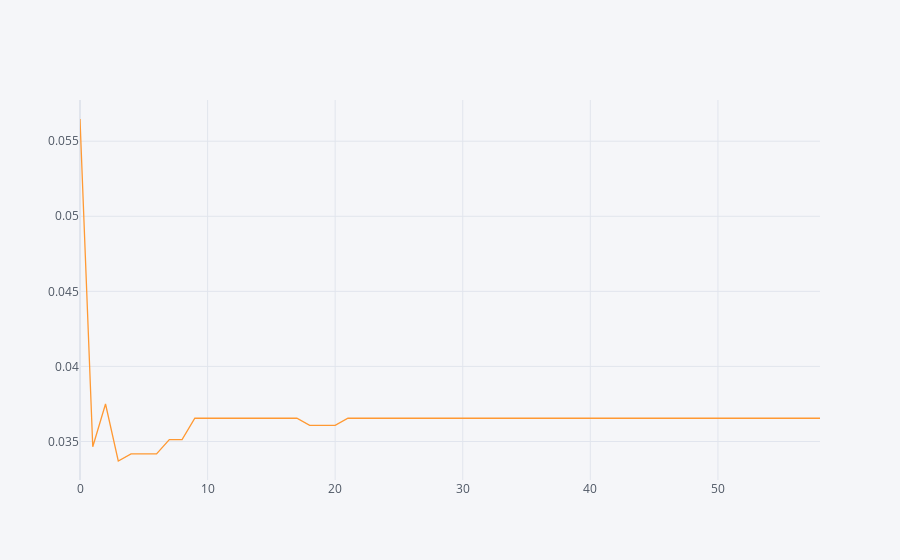

Notebook code for this chart:
### Code cell
pd.Series(error_rate).iplot('scatter')

### Figure 1 — Plotly figure (JSON) as saved in the notebook; plotly's stock layout.template omitted (floating-point values rounded to 4 significant figures)
{"data": [{"line": {"color": "rgba(255, 153, 51, 1.0)", "dash": "solid", "shape": "linear", "width": 1.3}, "mode": "lines", "name": "None", "text": "", "type": "scatter", "x": [0, 1, 2, 3, 4, 5, 6, 7, 8, 9, 10, 11, 12, 13, 14, 15, 16, 17, 18, 19, 20, 21, 22, 23, 24, 25, 26, 27, 28, 29, 30, 31, 32, 33, 34, 35, 36, 37, 38, 39, 40, 41, 42, 43, 44, 45, 46, 47, 48, 49, 50, 51, 52, 53, 54, 55, 56, 57, 58], "y": [0.05648, 0.03465, 0.03749, 0.0337, 0.03417, 0.03417, 0.03417, 0.03512, 0.03512, 0.03654, 0.03654, 0.03654, 0.03654, 0.03654, 0.03654, 0.03654, 0.03654, 0.03654, 0.03607, 0.03607, 0.03607, 0.03654, 0.03654, 0.03654, 0.03654, 0.03654, 0.03654, 0.03654, 0.03654, 0.03654, 0.03654, 0.03654, 0.03654, 0.03654, 0.03654, 0.03654, 0.03654, 0.03654, 0.03654, 0.03654, 0.03654, 0.03654, 0.03654, 0.03654, 0.03654, 0.03654, 0.03654, 0.03654, 0.03654, 0.03654, 0.03654, 0.03654, 0.03654, 0.03654, 0.03654, 0.03654, 0.03654, 0.03654, 0.03654]}], "layout": {"legend": {"bgcolor": "#F5F6F9", "font": {"color": "#4D5663"}}, "paper_bgcolor": "#F5F6F9", "plot_bgcolor": "#F5F6F9", "title": {"font": {"color": "#4D5663"}}, "xaxis": {"gridcolor": "#E1E5ED", "showgrid": true, "tickfont": {"color": "#4D5663"}, "title": {"font": {"color": "#4D5663"}, "text": ""}, "zerolinecolor": "#E1E5ED"}, "yaxis": {"gridcolor": "#E1E5ED", "showgrid": true, "tickfont": {"color": "#4D5663"}, "title": {"font": {"color": "#4D5663"}, "text": ""}, "zerolinecolor": "#E1E5ED"}}}
